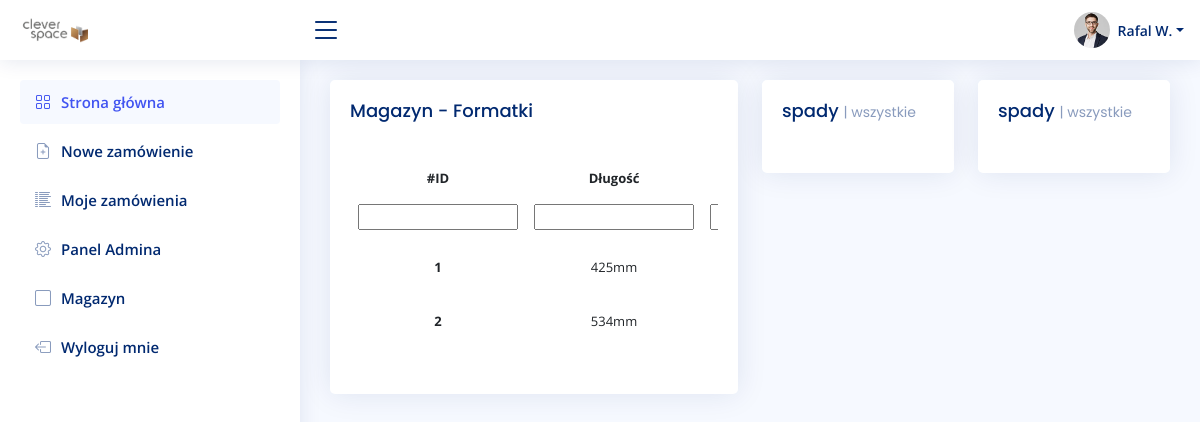
Page /stock/ (signed in) on the earlier database version.
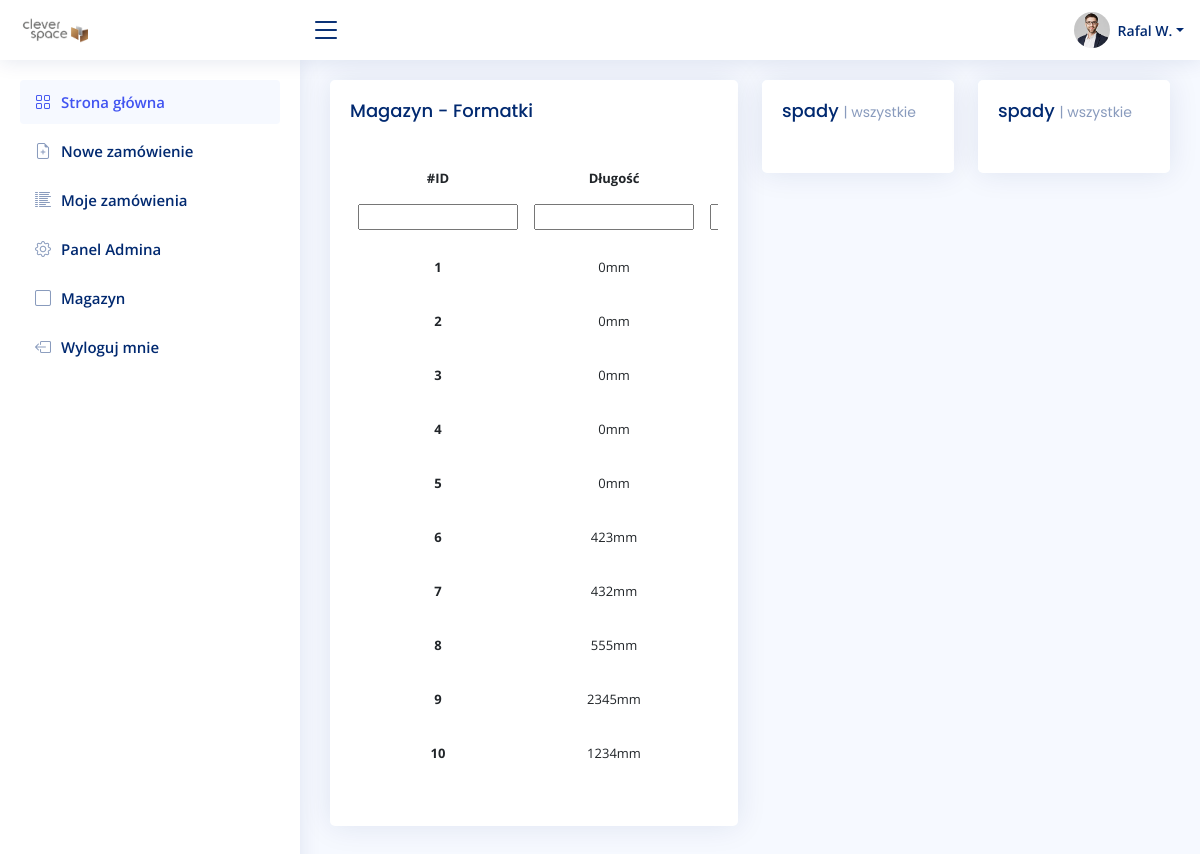
Same page on the later database version.
### account/models.py (models this page shows, shortened)
class UserBase(AbstractBaseUser, PermissionsMixin):
    email = models.EmailField(unique=True)
    first_name = models.CharField(max_length=150, blank=True)
    last_name = models.CharField(max_length=150, blank=True)
    phone_number = models.CharField(max_length=15, blank=True)
    postcode = models.CharField(max_length=12, blank=True)
    address_line_1 = models.CharField(max_length=150, blank=True)
    address_line_2 = models.CharField(max_length=150, blank=True)
    town_city = models.CharField(max_length=150, blank=True)
    is_active = models.BooleanField(default=True)
    is_staff = models.BooleanField(default=False)
    created = models.DateTimeField(auto_now_add=True)
    updated = models.DateTimeField(auto_now=True)
    objects = CustomAccountManager()
    USERNAME_FIELD = 'email'
    REQUIRED_FIELDS = ['first_name', 'last_name']
    class Meta:
        verbose_name = "Konto"
        verbose_name_plural = "Konta"

### stock/models.py (models this page shows, shortened)
class Stock(models.Model):
    stock_id = models.CharField(max_length=255, blank=True, null=True, unique=True)
    length = models.DecimalField(max_digits=4, decimal_places=0)
    width = models.DecimalField(max_digits=4, decimal_places=0)
    material = models.ForeignKey(Material, null=False, on_delete=models.CASCADE)

### stock/views.py (the view)
# urls.py: path('', staff_member_required(views.Stock.as_view()), name='stock'),
class Stock(ListView):
    model = Stock
    template_name = 'stock/home.html'
    def get_context_data(self, **kwargs):
        context = super().get_context_data(**kwargs)
        context['filter'] = StockFilter(self.request.GET, queryset=self.get_queryset())
        return context

### order/models.py (called while the page is built)
    def __str__(self):
        return self.short_name

### stock/templates/stock/home.html (shortened to what this page needs)
{% extends 'main.html' %}
{% load static %}
{% block content %}
<div class="row">
  <div class="col-sm-6">
    <div class="card recent-sales">
      <div class="card-body">
        <h5 class="card-title">Magazyn - Formatki </h5>
        <div class="dataTable-top">
        </div>
        <div class="table-responsive">
        <table class="table table-borderless">
          {% include 'stock/search.html' %}
          <thead>
            <tr>
              <th scope="col">#ID</th>
              <th scope="col">Długość</th>
              <th scope="col">Szerokość</th>
            </tr>
          </thead>
          <tbody>
            {% for stock in filter.qs %}
            <tr>
              <th scope="row">{{ stock.id }}</th>
              <td>{{ stock.length }}mm</td>
              <td>{{ stock.width }}mm</td>
            </tr>
            {% endfor %}
          </tbody>
        </table>
      </div>
      </div>
    </div>
  </div>
  <div class="col-sm-6">
    <div class="row">
      <div class="col-sm-6">
        <div class="card info-card">
          <div class="card-body">
            <h5 class="card-title">spady <span>| wszystkie</span></h5>
            <div class="d-flex align-items-center">
            </div>
          </div>
        </div>
      </div>
      <div class="col-sm-6">
        <div class="card info-card">
          <div class="card-body">
           <h5 class="card-title">spady <span>| wszystkie</span></h5>
            <div class="d-flex align-items-center">
            </div>
          </div>
        </div>
      </div>
    </div>
  </div>
</div>
{% endblock %}

### templates/main.html (shortened to what this page needs)
{% load static %}
<!DOCTYPE html>
<html lang="en">
<head>
  <link href="{% static 'assets/vendor/bootstrap/css/bootstrap.min.css' %}" rel="stylesheet">
  <link href="{% static 'assets/vendor/bootstrap-icons/bootstrap-icons.css' %}" rel="stylesheet">
  <link href="{% static 'assets/vendor/boxicons/css/boxicons.min.css' %}" rel="stylesheet">
  <link href="{% static 'assets/vendor/quill/quill.snow.css' %}" rel="stylesheet">
  <link href="{% static 'assets/vendor/quill/quill.bubble.css' %}" rel="stylesheet">
  <link href="{% static 'assets/vendor/remixicon/remixicon.css' %}" rel="stylesheet">
  <link href="{% static 'assets/vendor/simple-datatables/style.css' %}" rel="stylesheet">
  <link href="{% static 'assets/css/style.css' %}" rel="stylesheet">
</head>
<body>
  {% include "navbar.html" %}
  <main id="main" class="main">
  {% block content %}
  {% endblock %}
</main>
</body>
</html>

### templates/navbar.html (shortened to what this page needs)
  {% load static %}
  <header id="header" class="header fixed-top d-flex align-items-center">
    <div class="d-flex align-items-center justify-content-between">
      <a href="{% url 'home' %}" class="logo d-flex align-items-center">
        <img src="{% static 'assets/img/logo.png' %}" alt="">
      </a>
      <i class="bi bi-list toggle-sidebar-btn"></i>
    </div>
    <nav class="header-nav ms-auto">
      <ul class="d-flex align-items-center">
        <li class="nav-item dropdown pe-3">
          <a class="nav-link nav-profile d-flex align-items-center pe-0" href="#" data-bs-toggle="dropdown">
            <img src="{% static 'assets/img/profile-img.jpg' %}" alt="Profile" class="rounded-circle">
            <span class="d-none d-md-block dropdown-toggle ps-2">{{ user.first_name }} {{ user.last_name.0 }}.</span>
          </a>
            </li>
          </ul>
    </nav>
  </header>
  <aside id="sidebar" class="sidebar">
    <ul class="sidebar-nav" id="sidebar-nav">
      <li class="nav-item">
        <a class="nav-link " href="{% url 'home' %}">
          <i class="bi bi-grid"></i>
          <span>Strona główna</span>
        </a>
      </li>
      <li class="nav-item">
        <a class="nav-link collapsed" href="{% url 'new' %}">
          <i class="bi bi-file-earmark-plus"></i>
          <span>Nowe zamówienie</span>
        </a>
      </li>
      <li class="nav-item">
        <a class="nav-link collapsed" href="{% url 'home' %}">
          <i class="bi bi-list-columns-reverse"></i>
          <span>Moje zamówienia</span>
        </a>
      </li>
      {% if user.is_staff %}
      <li class="nav-item">
        <a class="nav-link collapsed" href="{% url 'admin:index' %}">
          <i class="bi bi-gear"></i>
          <span>Panel Admina</span>
        </a>
      </li>
      <li class="nav-item">
        <a class="nav-link collapsed" href="{% url 'stock' %}">
          <i class="bi bi-square"></i>
          <span>Magazyn</span>
        </a>
      </li>
      {% endif %}
      <li class="nav-item">
        <a class="nav-link collapsed" href="{% url 'logout' %}">
          <i class="bi bi-box-arrow-left"></i>
          <span>Wyloguj mnie</span>
        </a>
      </li>
    </ul>
  </aside>

### stock/templates/stock/search.html (shortened to what this page needs)
<form method="GET" class="row" >{% csrf_token %}
  {% for field in filter.form %}
  <td>
    {{ field }}
  </td>
  {% endfor %}
</form>

### static/assets/css/style.css (style rules this page uses)
:root { scroll-behavior: smooth; }
body { font-family: "Open Sans", sans-serif; background: #f6f9ff; color: #444444; }
a { color: #4154f1; text-decoration: none; }
h1, h2, h3, h4, h5, h6 { font-family: "Nunito", sans-serif; }
#main { margin-top: 60px; padding: 20px 30px; transition: all 0.3s; }
.card { margin-bottom: 30px; border: none; border-radius: 5px; box-shadow: 0px 0 30px rgba(1, 41, 112, 0.1); overflow: hidden; }
.card-title { padding: 20px 0 15px 0; font-size: 18px; font-weight: 500; color: #012970; font-family: "Poppins", sans-serif; }
.card-title span { color: #899bbd; font-size: 14px; font-weight: 400; }
.card-body { padding: 0 20px 20px 20px; }
.logo { line-height: 1; }
@media (min-width: 1200px) { .logo { width: 280px; } }
.logo img { max-height: 26px; margin-right: 6px; }
.header { transition: all 0.5s; z-index: 997; height: 60px; box-shadow: 0px 2px 20px rgba(1, 41, 112, 0.1); background-color: #fff; padding-left: 20px; }
.header .toggle-sidebar-btn { font-size: 32px; padding-left: 10px; cursor: pointer; color: #012970; }
.header-nav ul { list-style: none; }
.header-nav > ul { margin: 0; padding: 0; }
.header-nav .nav-profile { color: #012970; }
.header-nav .nav-profile img { max-height: 36px; }
.header-nav .nav-profile span { font-size: 14px; font-weight: 600; }
.sidebar { position: fixed; top: 60px; left: 0; bottom: 0; width: 300px; z-index: 996; transition: all 0.3s; padding: 20px; overflow-y: auto; scrollbar-width: thin; scrollbar-color: #aab7cf transparent; box-shadow: 0px 0px 20px rgba(1, 41, 112, 0.1); background-color: #fff; }
@media (min-width: 1200px) { #main, #footer { margin-left: 300px; } }
.sidebar-nav { padding: 0; margin: 0; list-style: none; }
.sidebar-nav li { padding: 0; margin: 0; list-style: none; }
.sidebar-nav .nav-item { margin-bottom: 5px; }
.sidebar-nav .nav-link { display: flex; align-items: center; font-size: 15px; font-weight: 600; color: #4154f1; transition: 0.3; background: #f6f9ff; padding: 10px 15px; border-radius: 4px; }
.sidebar-nav .nav-link i { font-size: 16px; margin-right: 10px; color: #4154f1; }
.sidebar-nav .nav-link.collapsed { color: #012970; background: #fff; }
.sidebar-nav .nav-link.collapsed i { color: #899bbd; }
.table { text-align: center; font-size: small; }

Differences in the rows shown:
changed Stock id 1: length "425" → "0"
changed Stock id 2: length "534" → "0"
added Stock: id "3", length "0"
added Stock: id "4", length "0"
added Stock: id "5", length "0"
added Stock: id "6", length "423"
added Stock: id "7", length "432"
added Stock: id "8", length "555"
added Stock: id "9", length "2345"
added Stock: id "10", length "1234"
